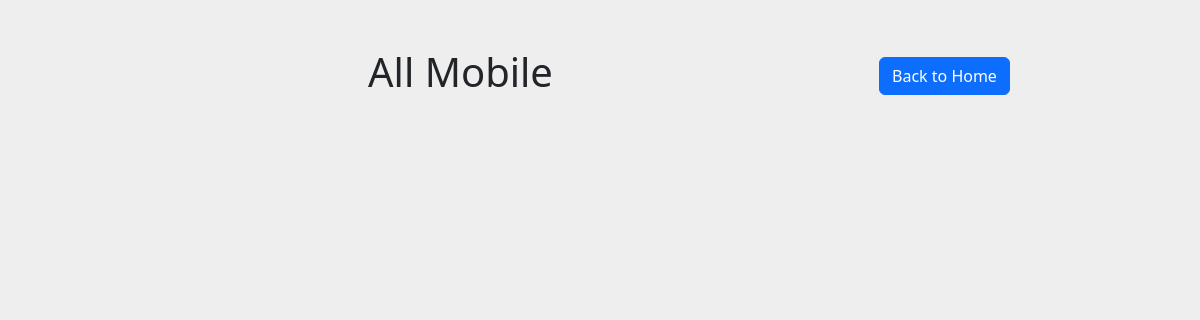
Page /app2/viewMobile/ (signed in) on the earlier database version.
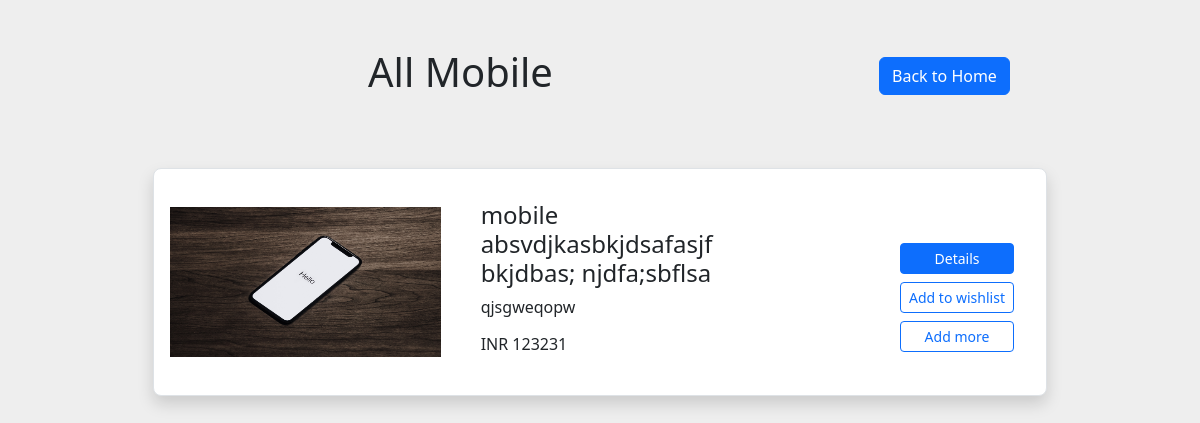
Same page on the later database version.
### app2/models.py (models this page shows, shortened)
class Product(models.Model):
    user = models.ForeignKey(CustomUser, on_delete=models.CASCADE, null=True)
    name = models.CharField(max_length=255, null=True)
    product_name = models.CharField(max_length=255, null=True)
    brand_name = models.CharField(max_length=255, null=True)
    price = models.CharField(max_length=255, null=True)
    image1 = models.ImageField(upload_to='sample/', null=True, blank=True, max_length=255)
    image2 = models.ImageField(upload_to='sample/', null=True, blank=True, max_length=255)
    image3 = models.ImageField(upload_to='sample/', null=True, blank=True, max_length=255)
    description = models.TextField(max_length=255, null=True)
    category = models.CharField(max_length=255, null=True)

### app2/views.py (the view)
# urls.py: path('viewMobile/',views.viewMobile,name='viewMobile'),
def viewMobile(request):
    data = Product.objects.filter(user_id=request.user.id,category='mobile')
    user= request.user
    return render(request,'products/mobile.html',{'data':data})

### template/products/mobile.html (shortened to what this page needs)
<!DOCTYPE html>
<html lang="en">
<head>
    {% load static %}
    <link href="https://cdn.jsdelivr.net/npm/bootstrap@5.3.1/dist/css/bootstrap.min.css" rel="stylesheet">
</head>
<body style="background-color: #eee;">
  <section>
    <div class="container py-5">
      <div class="pb-3 d-flex justify-content-center align-items-center">
        <div class="col-md-9 text-center">
          <h1>All Mobile</h1>
        </div>
        <div class="col-md-3 text-right">
          <a href="{% url 'Home' %}" class="btn btn-primary btn-md">Back to Home</a>
        </div>
      </div>
    </div>
{% for i in data %}
<div class="row justify-content-center mb-3">
  <div class="col-md-9 col-lg-9">
      <div class="card shadow border rounded-3">
          <div class="card-body">
              <div class="row align-items-center">
                  <div class="col-md-12 col-lg-4">
                      <div class="bg-image hover-zoom ripple rounded ripple-surface" style="height: 150px;">
                          <img src="{{ i.image1.url }}" class="w-100 h-100" alt="{{ i.product_name }}">
                      </div>
                  </div>
                  <div class="col-md-12 col-lg-4">
                      <div class="card-body">
                          <h4 class="card-title">{{ i.product_name }}</h4>
                          <p class="card-text">{{ i.description }}</p>
                          <h6>INR {{ i.price }}</h6>
                      </div>
                  </div>
                  <div class="col-md-12 col-lg-4">
                      <div class="card-body">
                          <div class="d-flex flex-column align-items-end">
                              <div class="d-flex flex-column mt-4">
                                  <a href="{% url 'mobile_details' i.id %}" class="btn btn-primary btn-sm mt-2">
                                      Details
                                  </a>
                                  <a href="#" class="btn btn-outline-primary btn-sm mt-2">
                                      Add to wishlist
                                  </a>
                                  <a href="{% url 'addmobile' i.id %}" class="btn btn-outline-primary btn-sm mt-2">
                                    Add more
                                  </a>
                              </div>
                          </div>
                      </div>
                  </div>
              </div>
          </div>
      </div>
  </div>
</div>
{% endfor %}
  </section>
</body>
</html>

Differences in the rows shown:
added Product: image1 (picture), product_name "mobile absvdjkasbkjdsafasjfbkjdbas; njdfa;sbflsa", description "qjsgweqopw", price "123231"
